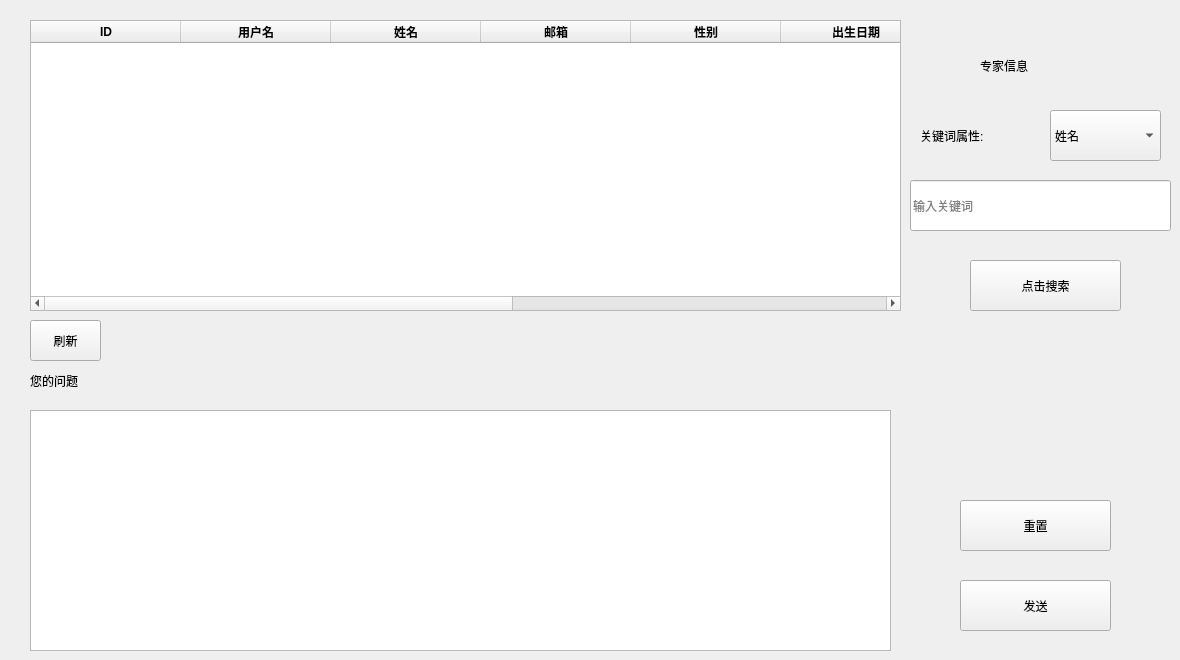
     <widget class="QWidget" name="tab_9">
      <attribute name="title">
       <string>疑问医答</string>
      </attribute>
      <widget class="QTableWidget" name="user_expert_table">
       <property name="geometry">
        <rect>
         <x>30</x>
         <y>20</y>
         <width>871</width>
         <height>291</height>
        </rect>
       </property>
       <property name="styleSheet">
        <string notr="true">font: 10pt &quot;微软雅黑&quot;;</string>
       </property>
       <attribute name="horizontalHeaderDefaultSectionSize">
        <number>150</number>
       </attribute>
       <column>
        <property name="text">
         <string>ID</string>
        </property>
        <property name="font">
         <font>
          <weight>75</weight>
          <bold>true</bold>
         </font>
        </property>
       </column>
       <column>
        <property name="text">
         <string>用户名</string>
        </property>
        <property name="font">
         <font>
          <weight>75</weight>
          <bold>true</bold>
         </font>
        </property>
       </column>
       <column>
        <property name="text">
         <string>姓名</string>
        </property>
        <property name="font">
         <font>
          <weight>75</weight>
          <bold>true</bold>
         </font>
        </property>
       </column>
       <column>
        <property name="text">
         <string>邮箱</string>
        </property>
        <property name="font">
         <font>
          <weight>75</weight>
          <bold>true</bold>
         </font>
        </property>
       </column>
       <column>
        <property name="text">
         <string>性别</string>
        </property>
        <property name="font">
         <font>
          <weight>75</weight>
          <bold>true</bold>
         </font>
        </property>
       </column>
       <column>
        <property name="text">
         <string>出生日期</string>
        </property>
        <property name="font">
         <font>
          <weight>75</weight>
          <bold>true</bold>
         </font>
        </property>
       </column>
       <column>
        <property name="text">
         <string>单位</string>
        </property>
        <property name="font">
         <font>
          <weight>75</weight>
          <bold>true</bold>
         </font>
        </property>
       </column>
       <column>
        <property name="text">
         <string>科室</string>
        </property>
        <property name="font">
         <font>
          <weight>75</weight>
          <bold>true</bold>
         </font>
        </property>
       </column>
       <column>
        <property name="text">
         <string>评分</string>
        </property>
        <property name="font">
         <font>
          <weight>75</weight>
          <bold>true</bold>
         </font>
        </property>
       </column>
      </widget>
      <widget class="QLabel" name="label_27">
       <property name="geometry">
        <rect>
         <x>920</x>
         <y>110</y>
         <width>131</width>
         <height>51</height>
        </rect>
       </property>
       <property name="styleSheet">
        <string notr="true">font: 13pt &quot;黑体&quot;;</string>
       </property>
       <property name="text">
        <string>关键词属性:</string>
       </property>
      </widget>
      <widget class="QTextEdit" name="user_question">
       <property name="geometry">
        <rect>
         <x>30</x>
         <y>410</y>
         <width>861</width>
         <height>241</height>
        </rect>
       </property>
       <property name="styleSheet">
        <string notr="true">font: 12pt &quot;微软雅黑&quot;;</string>
       </property>
       <property name="html">
        <string>&lt;!DOCTYPE HTML PUBLIC &quot;-//W3C//DTD HTML 4.0//EN&quot; &quot;http://www.w3.org/TR/REC-html40/strict.dtd&quot;&gt;
&lt;html&gt;&lt;head&gt;&lt;meta name=&quot;qrichtext&quot; content=&quot;1&quot; /&gt;&lt;style type=&quot;text/css&quot;&gt;
p, li { white-space: pre-wrap; }
&lt;/style&gt;&lt;/head&gt;&lt;body style=&quot; font-family:'微软雅黑'; font-size:12pt; font-weight:400; font-style:normal;&quot;&gt;
&lt;p style=&quot;-qt-paragraph-type:empty; margin-top:0px; margin-bottom:0px; margin-left:0px; margin-right:0px; -qt-block-indent:0; text-indent:0px;&quot;&gt;&lt;br /&gt;&lt;/p&gt;&lt;/body&gt;&lt;/html&gt;</string>
       </property>
      </widget>
      <widget class="QLabel" name="label_28">
       <property name="geometry">
        <rect>
         <x>980</x>
         <y>40</y>
         <width>111</width>
         <height>51</height>
        </rect>
       </property>
       <property name="styleSheet">
        <string notr="true">font: 15pt &quot;黑体&quot;;</string>
       </property>
       <property name="text">
        <string>专家信息</string>
       </property>
      </widget>
      <widget class="QPushButton" name="user_expertsend">
       <property name="geometry">
        <rect>
         <x>960</x>
         <y>580</y>
         <width>151</width>
         <height>51</height>
        </rect>
       </property>
       <property name="styleSheet">
        <string notr="true">font: 12pt &quot;黑体&quot;;</string>
       </property>
       <property name="text">
        <string>发送</string>
       </property>
      </widget>
      <widget class="QPushButton" name="user_resetquestion">
       <property name="geometry">
        <rect>
         <x>960</x>
         <y>500</y>
         <width>151</width>
         <height>51</height>
        </rect>
       </property>
       <property name="styleSheet">
        <string notr="true">font: 12pt &quot;黑体&quot;;</string>
       </property>
       <property name="text">
        <string>重置</string>
       </property>
      </widget>
      <widget class="QLabel" name="label_36">
       <property name="geometry">
        <rect>
         <x>30</x>
         <y>360</y>
         <width>111</width>
         <height>41</height>
        </rect>
       </property>
       <property name="styleSheet">
        <string notr="true">font: 13pt &quot;黑体&quot;;</string>
       </property>
       <property name="text">
        <string>您的问题</string>
       </property>
      </widget>
      <widget class="QPushButton" name="user_expertflush">
       <property name="geometry">
        <rect>
         <x>30</x>
         <y>320</y>
         <width>71</width>
         <height>41</height>
        </rect>
       </property>
       <property name="styleSheet">
        <string notr="true">font: 10pt &quot;黑体&quot;;</string>
       </property>
       <property name="text">
        <string>刷新</string>
       </property>
      </widget>
      <widget class="QComboBox" name="user_choosekeywordqu">
       <property name="geometry">
        <rect>
         <x>1050</x>
         <y>110</y>
         <width>111</width>
         <height>51</height>
        </rect>
       </property>
       <property name="styleSheet">
        <string notr="true">font: 11pt &quot;黑体&quot;;</string>
       </property>
       <item>
        <property name="text">
         <string>姓名</string>
        </property>
       </item>
       <item>
        <property name="text">
         <string>单位</string>
        </property>
       </item>
       <item>
        <property name="text">
         <string>科室</string>
        </property>
       </item>
      </widget>
      <widget class="QPushButton" name="user_searchexpertqu">
       <property name="geometry">
        <rect>
         <x>970</x>
         <y>260</y>
         <width>151</width>
         <height>51</height>
        </rect>
       </property>
       <property name="styleSheet">
        <string notr="true">font: 12pt &quot;黑体&quot;;</string>
       </property>
       <property name="text">
        <string>点击搜索</string>
       </property>
      </widget>
      <widget class="QLineEdit" name="user_keywordqu">
       <property name="geometry">
        <rect>
         <x>910</x>
         <y>180</y>
         <width>261</width>
         <height>51</height>
        </rect>
       </property>
       <property name="styleSheet">
        <string notr="true">font: 11pt &quot;黑体&quot;;</string>
       </property>
       <property name="echoMode">
        <enum>QLineEdit::Normal</enum>
       </property>
       <property name="placeholderText">
        <string>输入关键词</string>
       </property>
      </widget>
     </widget>
